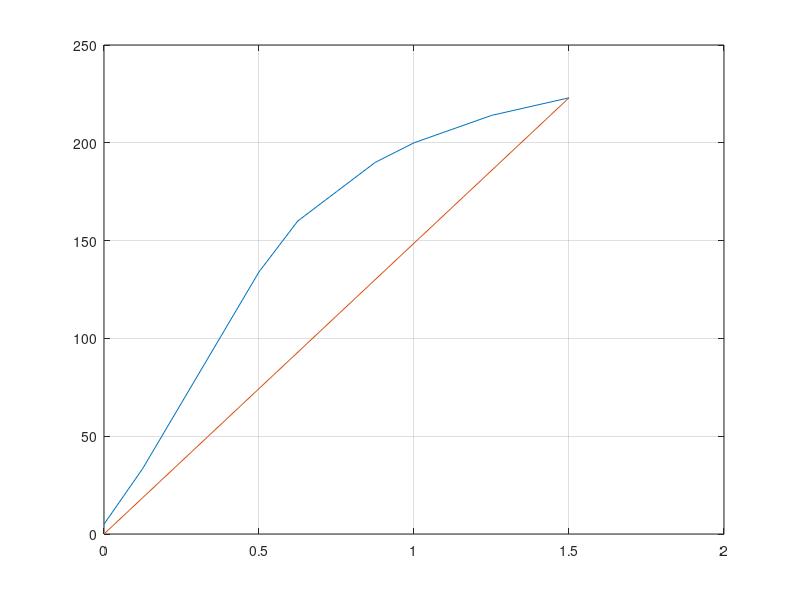

The MATLAB script that drew this image: (Note: this script raises an error after producing the figure.)
Ea = [5 33.5 67 134 160 175 190 200 214 223];
If = [0 0.125 0.25 0.5 0.625 0.75 0.875 1.0 1.25 1.5];
plot(If, Ea);
grid on;
hold on;
plot([0 1.5], [0 223]);

plot([1.25 1.25], [])
hold off;